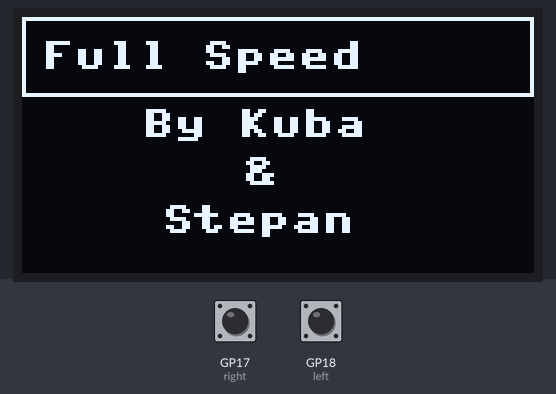
The program below on a simulated Raspberry Pi Pico running MicroPython. On the bench: 128×64 one-colour display. The inputs (shaded band) are chosen by the test bench; at power-on: GP17 (right) HIGH, GP18 (left) HIGH. Random numbers come from a fixed seed; library files of the repository ran but are not shown: sh1106.py. At 8.0 s the program stops and its outputs stay as they are.

Above: at 0.1 s.
At 3.2 s:
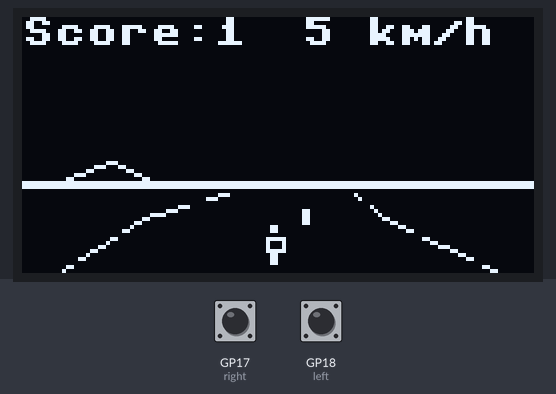
3.3 s: GP17 (right) pulled LOW for 1 s
At 6.3 s:
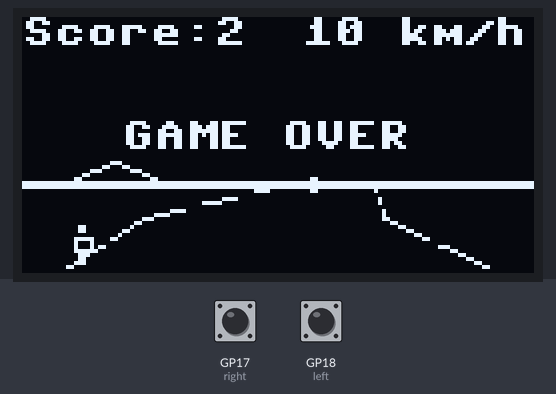
Timing chart, 0 to 7.8 s (numbered marks = the images above; inputs shaded):
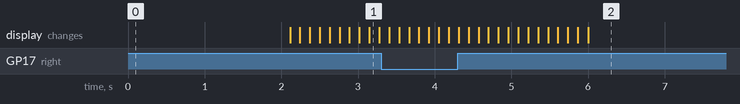

The program:

PicoFullSpeed.py
```python
# Game "Full Speed" by Kuba & Stepan
# Source code from https://github.com/Hellmole/Raspberry-pi-pico-games.git

from machine import Pin, I2C, PWM
from sh1106 import SH1106_I2C
import time
import random

def pico_full_speed_main():

    # OLED Screen connected to GP14 (SDA) and GP15 (SCL)
    i2c = I2C(1, sda = Pin(14), scl = Pin(15), freq = 400000)
    oled = SH1106_I2C(128, 64, i2c,rotate=180)

    oled.fill(0)
    oled.text("Full Speed", 5, 6)
    oled.text("By Kuba", 30, 23)
    oled.text("&", 55, 35)
    oled.text("Stepan", 35, 47)
    oled.rect(0, 0, 128, 20 , 1)
    oled.show()
    time.sleep(2)

    x = 1
    y = 1
    prekazka = 1
    ran = 0
    direction3 = 1
    x_pos = 2
    tilt = 0
    score = 1
    speed= 1
    acceleration = 1
    level = 1
    y_rival = 0
    crasch = 0

    right = Pin(17, Pin.IN, Pin.PULL_UP) # right
    left = Pin(18, Pin.IN, Pin.PULL_UP)  # left

    while True:

        oled.fill(0)
        tilt = 0

        if not left.value():
            # button left pressed
            x_pos = x_pos + 2
            tilt = 4

        if not right.value():
            # button right pressed
            x_pos = x_pos - 2
            tilt = -4

        y_rival = ran + y
        oled.text("Score:" + str(score), 0, 0)
        oled.text(str(score * 5) + " km/h", 70, 0)

        x = x + 1
        y = y + direction3
        prekazka = prekazka + speed


        # horizon
        oled.line(20 + y // 5, 35 + y // 10 , 9 + y // 4 , 39 + y // 10, 1)
        oled.line(20 + y // 5, 35 + y // 10, 29 + y // 4, 39 + y // 10, 1)

        # road
        oled.rect(0, 40 + y //10, 128, 2, 1)

        oled.line(50 + y, 40 + y // 10, 30 , 50, 1)
        oled.line(70 + y , 40 + y // 10, 90, 50, 1)

        oled.line(30, 50, 10, 63, 1)
        oled.line(90, 50, 118, 63, 1)

        oled.rect(0, 42 + x//2, 128, 4, 0)

        oled.rect(0, 52 + x, 128, 8, 0)

        # your moto
        oled.rect(60 + x_pos, 58, 2, 4, 1)
        oled.rect(59  + x_pos + tilt // 2, 55, 5, 4, 1)

        oled.rect(60 + x_pos + tilt, 52, 2, 2, 1)

        # rival
        if prekazka > 10:
            oled.rect(60 + ran + y, 38 + prekazka , 2, 4, 1)
            oled.rect(59 + y // 20  + ran + y, 35 + prekazka, 5, 4, 1)

            oled.rect(60 + y // 10  + ran + y, 32 + prekazka, 2, 2, 1)

        if prekazka <= 10:
            oled.rect(60 + ran + y, 38 + prekazka , 2, 4, 1)

        oled.show()

        if x== 4:
            x = 0

        if prekazka >= 30:
            ran = random.randint(-5, 5)
            ran = ran * 2
            prekazka = 0
            score = score + 1
            acceleration = acceleration + 0.05
            speed = round(acceleration)


        if y <= -35  or y >= 25:
            direction3 = -direction3

        if y <= -15:
            x_pos = x_pos + 2

        if y > 15 :
            x_pos = x_pos - 2

        if x_pos >=  46 or x_pos < -46:
            crasch = 1

        if x_pos <= y_rival + 4  and x_pos >= y_rival - 4 and prekazka >= 15:
            crasch = 1


        if  crasch ==  1:
            oled.text("GAME OVER", 25, 26)
            oled.show()
            time.sleep(2)
            return

        time.sleep(0.1)

if __name__ == "__main__":
    pico_full_speed_main()
```
